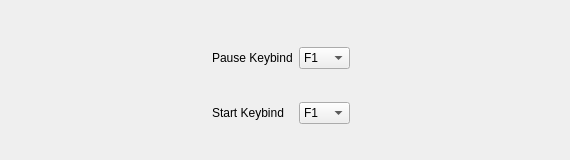
      <widget class="QWidget" name="keybinds">
       <attribute name="title">
        <string>Keybinds</string>
       </attribute>
       <widget class="QWidget" name="gridLayoutWidget_2">
        <property name="geometry">
         <rect>
          <x>0</x>
          <y>20</y>
          <width>561</width>
          <height>131</height>
         </rect>
        </property>
        <layout class="QGridLayout" name="gridLayout">
         <item row="1" column="1">
          <widget class="QLabel" name="label_9">
           <property name="text">
            <string>Start Keybind</string>
           </property>
          </widget>
         </item>
         <item row="0" column="1">
          <widget class="QLabel" name="label_3">
           <property name="text">
            <string>Pause Keybind</string>
           </property>
          </widget>
         </item>
         <item row="1" column="3">
          <spacer name="horizontalSpacer_4">
           <property name="orientation">
            <enum>Qt::Horizontal</enum>
           </property>
           <property name="sizeHint" stdset="0">
            <size>
             <width>40</width>
             <height>20</height>
            </size>
           </property>
          </spacer>
         </item>
         <item row="1" column="0">
          <spacer name="horizontalSpacer_5">
           <property name="orientation">
            <enum>Qt::Horizontal</enum>
           </property>
           <property name="sizeHint" stdset="0">
            <size>
             <width>40</width>
             <height>20</height>
            </size>
           </property>
          </spacer>
         </item>
         <item row="0" column="2">
          <widget class="QComboBox" name="pauseCombo">
           <property name="currentText">
            <string>F6</string>
           </property>
           <item>
            <property name="text">
             <string>F1</string>
            </property>
           </item>
           <item>
            <property name="text">
             <string>F2</string>
            </property>
           </item>
           <item>
            <property name="text">
             <string>F3</string>
            </property>
           </item>
           <item>
            <property name="text">
             <string>F4</string>
            </property>
           </item>
           <item>
            <property name="text">
             <string>F5</string>
            </property>
           </item>
           <item>
            <property name="text">
             <string>F6</string>
            </property>
           </item>
           <item>
            <property name="text">
             <string>F7</string>
            </property>
           </item>
           <item>
            <property name="text">
             <string>F8</string>
            </property>
           </item>
           <item>
            <property name="text">
             <string>F9</string>
            </property>
           </item>
           <item>
            <property name="text">
             <string>F10</string>
            </property>
           </item>
           <item>
            <property name="text">
             <string>F11</string>
            </property>
           </item>
           <item>
            <property name="text">
             <string>F12</string>
            </property>
           </item>
          </widget>
         </item>
         <item row="1" column="2">
          <widget class="QComboBox" name="startCombo">
           <property name="currentText">
            <string>F5</string>
           </property>
           <item>
            <property name="text">
             <string>F1</string>
            </property>
           </item>
           <item>
            <property name="text">
             <string>F2</string>
            </property>
           </item>
           <item>
            <property name="text">
             <string>F3</string>
            </property>
           </item>
           <item>
            <property name="text">
             <string>F4</string>
            </property>
           </item>
           <item>
            <property name="text">
             <string>F5</string>
            </property>
           </item>
           <item>
            <property name="text">
             <string>F6</string>
            </property>
           </item>
           <item>
            <property name="text">
             <string>F7</string>
            </property>
           </item>
           <item>
            <property name="text">
             <string>F8</string>
            </property>
           </item>
           <item>
            <property name="text">
             <string>F9</string>
            </property>
           </item>
           <item>
            <property name="text">
             <string>F10</string>
            </property>
           </item>
           <item>
            <property name="text">
             <string>F11</string>
            </property>
           </item>
           <item>
            <property name="text">
             <string>F12</string>
            </property>
           </item>
          </widget>
         </item>
        </layout>
       </widget>
      </widget>
